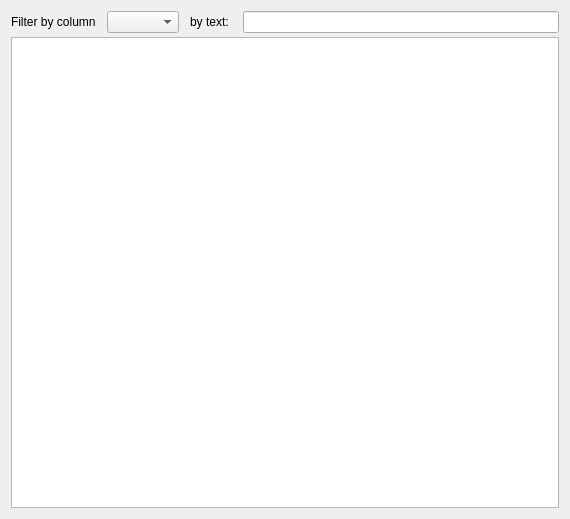
<?xml version="1.0" encoding="UTF-8"?>
<ui version="4.0">
 <class>Form_list_jobs</class>
 <widget class="QWidget" name="Form_list_jobs">
  <property name="windowModality">
   <enum>Qt::ApplicationModal</enum>
  </property>
  <property name="geometry">
   <rect>
    <x>0</x>
    <y>0</y>
    <width>570</width>
    <height>519</height>
   </rect>
  </property>
  <property name="windowTitle">
   <string>LIst of jobs advertisement</string>
  </property>
  <layout class="QVBoxLayout" name="verticalLayout_2">
   <item>
    <layout class="QVBoxLayout" name="verticalLayout" stretch="1,20">
     <property name="spacing">
      <number>4</number>
     </property>
     <property name="sizeConstraint">
      <enum>QLayout::SetMinAndMaxSize</enum>
     </property>
     <property name="bottomMargin">
      <number>0</number>
     </property>
     <item>
      <layout class="QHBoxLayout" name="horizontalLayout" stretch="0,0,0,0">
       <property name="spacing">
        <number>11</number>
       </property>
       <item>
        <widget class="QLabel" name="lbl_filter_column">
         <property name="font">
          <font>
           <pointsize>9</pointsize>
          </font>
         </property>
         <property name="text">
          <string>Filter by column</string>
         </property>
        </widget>
       </item>
       <item>
        <widget class="QComboBox" name="cb_column"/>
       </item>
       <item>
        <widget class="QLabel" name="label">
         <property name="font">
          <font>
           <pointsize>9</pointsize>
          </font>
         </property>
         <property name="text">
          <string>by text: </string>
         </property>
        </widget>
       </item>
       <item>
        <widget class="QLineEdit" name="le_filter"/>
       </item>
      </layout>
     </item>
     <item>
      <widget class="QTableView" name="tv_all_jobs">
       <property name="sizePolicy">
        <sizepolicy hsizetype="Expanding" vsizetype="Expanding">
         <horstretch>18</horstretch>
         <verstretch>18</verstretch>
        </sizepolicy>
       </property>
       <property name="sizeIncrement">
        <size>
         <width>0</width>
         <height>0</height>
        </size>
       </property>
       <property name="baseSize">
        <size>
         <width>444</width>
         <height>444</height>
        </size>
       </property>
       <property name="autoFillBackground">
        <bool>true</bool>
       </property>
       <property name="sizeAdjustPolicy">
        <enum>QAbstractScrollArea::AdjustToContents</enum>
       </property>
       <property name="sortingEnabled">
        <bool>true</bool>
       </property>
      </widget>
     </item>
    </layout>
   </item>
  </layout>
 </widget>
 <resources/>
 <connections/>
</ui>
